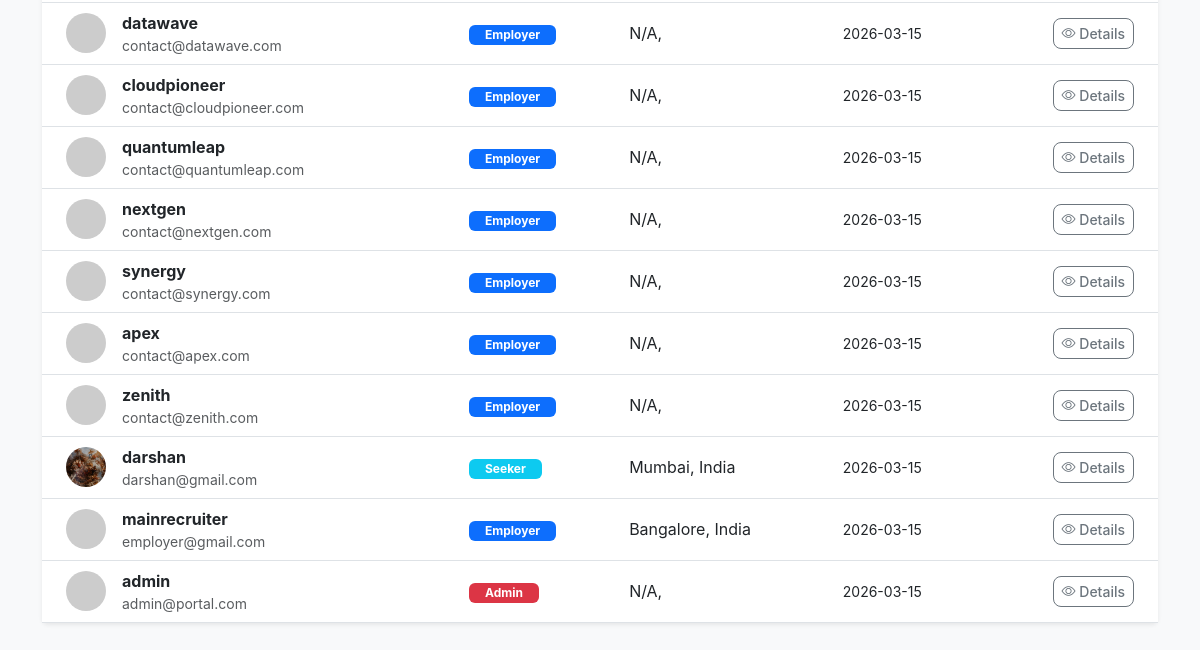
The app's page /admin (signed in, lower part), older data.
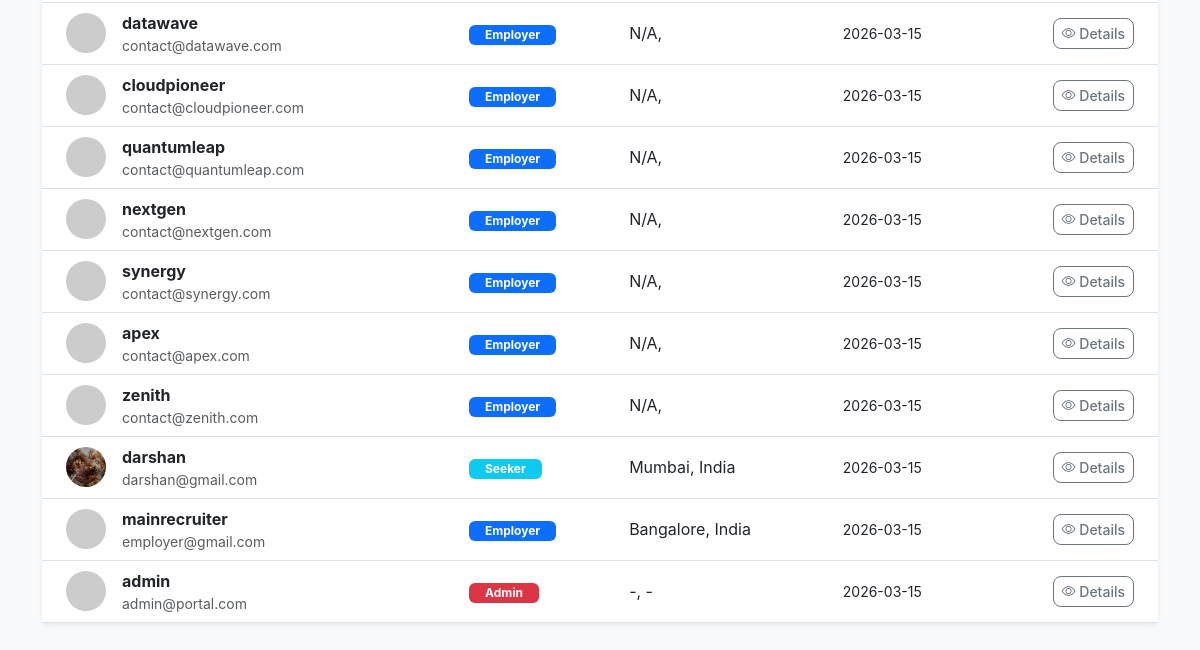
The same page, newer data.
### models.py (models this page shows)
class User(db.Model, UserMixin):
    id = db.Column(db.Integer, primary_key=True)
    username = db.Column(db.String(100), nullable=False)
    email = db.Column(db.String(100), unique=True, nullable=False)
    password = db.Column(db.String(200), nullable=False)
    role = db.Column(db.String(20), default="seeker")
    full_name = db.Column(db.String(100))
    phone = db.Column(db.String(20))
    city = db.Column(db.String(50))
    state = db.Column(db.String(50))
    country = db.Column(db.String(50))
    profile_picture = db.Column(db.String(200))
    company_logo = db.Column(db.String(200))
    professional_summary = db.Column(db.Text)
    expected_salary_min = db.Column(db.Integer, default=0)
    currency = db.Column(db.String(10), default="INR")
    created_at = db.Column(db.DateTime, default=datetime.utcnow)
    experiences = db.relationship('Experience', backref='user', lazy=True, cascade="all, delete-orphan")
    educations = db.relationship('Education', backref='user', lazy=True, cascade="all, delete-orphan")
    skills = db.relationship('Skill', backref='user', lazy=True, cascade="all, delete-orphan")
    applications = db.relationship('Application', backref='user', lazy=True)
    jobs = db.relationship('Job', backref='poster', lazy=True, cascade="all, delete-orphan")

### app.py (the view)
@app.route("/admin")
@admin_token_required
def admin():
    users = User.query.all()
    jobs = Job.query.all()
    return render_template("admin_secure_dashboard.html", users=users, jobs=jobs)

### app.py (called while the page is built)
@login_manager.user_loader
def load_user(user_id):
    try:
        return User.query.get(int(user_id))
    except:
        return None

def admin_token_required(f):
    @wraps(f)
    def decorated(*args, **kwargs):
        if not session.get('admin_verified'):
            return redirect(url_for('admin_verify'))
        if not current_user.is_authenticated or current_user.role != "admin":
            admin_user = User.query.filter_by(role='admin').first()
            if admin_user:
                login_user(admin_user)
            else:
                return redirect(url_for("admin_verify"))
        return f(*args, **kwargs)
    return decorated

### templates/admin_secure_dashboard.html (shortened to what this page needs)
{% extends "base.html" %}
{% block content %}
<div class="row">
    <div class="col-12">
        <div class="tab-content" id="adminTabsContent">
            <div class="tab-pane fade show active" id="users-section" role="tabpanel">
                <div class="card border-0 shadow-sm">
                    <div class="table-responsive">
                        <table class="table table-hover align-middle mb-0">
                            <tbody>
                                {% for user in users %}
                                <tr>
                                    <td class="ps-4">
                                        <div class="d-flex align-items-center">
                                            <img src="{{ user.profile_picture if user.profile_picture and user.profile_picture.startswith('http') else url_for('static', filename=user.profile_picture) if user.profile_picture else 'https://ui-avatars.com/api/?name=' + user.username }}" class="rounded-circle me-3 object-fit-cover" width="40" height="40">
                                            <div>
                                                <div class="fw-bold">{{ user.username }}</div>
                                                <div class="small text-muted">{{ user.email }}</div>
                                            </div>
                                        </div>
                                    </td>
                                    <td>
                                        <span class="badge {% if user.role == 'admin' %}bg-danger{% elif user.role == 'employer' %}bg-primary{% else %}bg-info{% endif %} px-3">
                                            {{ user.role.capitalize() }}
                                        </span>
                                    </td>
                                    <td>{{ user.city or 'N/A' }}, {{ user.country or '' }}</td>
                                    <td class="small">{{ user.created_at.strftime('%Y-%m-%d') if user.created_at else 'N/A' }}</td>
                                    <td class="text-end pe-4">
                                        <button class="btn btn-sm btn-outline-secondary" data-bs-toggle="modal" data-bs-target="#userModal{{ user.id }}">
                                            <i class="bi bi-eye"></i> Details
                                        </button>
                                    </td>
                                </tr>
                                {% endfor %}
                            </tbody>
                        </table>
                    </div>
                </div>
            </div>
        </div>
    </div>
</div>
{% endblock %}

Row changes from the older to the newer data that the page shows:
changed User "admin": city "N/A" → "-"; country (not shown) → "-"
